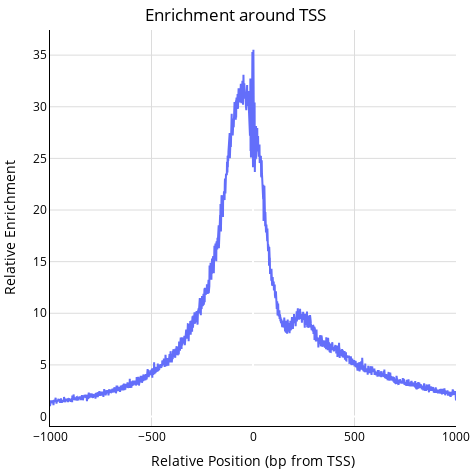

The notebook cell this image was saved under:
### Code cell
fig = go.Figure()
fig.add_trace(go.Scatter(  # 
    x=res[2], 
    y=res[1],               
    mode='lines'))
fig.update_layout(
            width=470, height=470,
            title={"text": "Enrichment around TSS",
                   'y':0.98, 'x':0.5, 'xanchor': 'center', 'yanchor': 'top'},
            xaxis={"type": "linear", "color": "black", "gridcolor": "gainsboro", "linecolor": "black"},
            yaxis={"type": "linear", "color": "black", "gridcolor": "gainsboro", "linecolor": "black"},
            xaxis_title = "Relative Position (bp from TSS)", yaxis_title = "Relative Enrichment", font=dict(size=12,color="Black"),
            margin=dict(l=50, r=0, t=30, b=30),
            plot_bgcolor="#FFFFFF",
        )
fig.show()
# fig.update_traces(marker_size=40)
# fig.update_layout(title={"text":f'{sample} (Correlation={calc_corr(df["Raw_Reads"], df["UMI_Counts"])})',
#                          'y':0.98, 'x':0.5, 'xanchor': 'center', 'yanchor': 'top'},
#                   xaxis_title = "Mean Raw_Reads", yaxis_title = "Mean UMI_Counts", font=dict(size=18,color="Black"))

### Figure 1 — Plotly figure (JSON) as saved in the notebook; plotly's stock layout.template omitted (floating-point values rounded to 4 significant figures; data arrays with more than 128 entries replaced by an {"elided": "..."} marker saying what was removed)
{"data": [{"mode": "lines", "type": "scatter", "x": {"elided": "2001 int values"}, "y": {"elided": "2001 float values"}}], "layout": {"font": {"color": "Black", "size": 12}, "height": 470, "margin": {"b": 30, "l": 50, "r": 0, "t": 30}, "plot_bgcolor": "#FFFFFF", "title": {"text": "Enrichment around TSS", "x": 0.5, "xanchor": "center", "y": 0.98, "yanchor": "top"}, "width": 470, "xaxis": {"autorange": true, "color": "black", "gridcolor": "gainsboro", "linecolor": "black", "range": [-1000, 1000], "title": {"text": "Relative Position (bp from TSS)"}, "type": "linear"}, "yaxis": {"autorange": true, "color": "black", "gridcolor": "gainsboro", "linecolor": "black", "range": [-0.9176, 37.43], "title": {"text": "Relative Enrichment"}, "type": "linear"}}}
